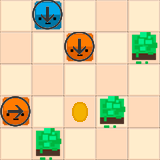

A 2D game scene composited from a Tiled map and its tileset images. What follows is a short description and the map's XML, with every tile layer's data as written:
An orthogonal 5x5 tile map with 32x32 px tiles, 4 tile layers (Floor, Scenery, Entities, IA), 4 tilesets and 1 object (LevelInfo).

<map version="1.0" orientation="orthogonal" renderorder="left-up" width="5" height="5" tilewidth="32" tileheight="32" nextobjectid="4">
 <tileset firstgid="1" name="Floor" tilewidth="32" tileheight="32" tilecount="64" columns="8">
  <image source="../../LevelEditor/Tilesets/Tileset_Floor.png" width="256" height="256" />
 </tileset>
 <tileset firstgid="65" name="Scenery" tilewidth="32" tileheight="32" tilecount="64" columns="8">
  <image source="../../LevelEditor/Tilesets/Tileset_Scenery.png" width="256" height="256" />
 </tileset>
 <tileset firstgid="129" name="Entities" tilewidth="32" tileheight="32" tilecount="64" columns="8">
  <image source="../../LevelEditor/Tilesets/Tileset_Entities.png" width="256" height="256" />
 </tileset>
 <tileset firstgid="193" name="IA" tilewidth="32" tileheight="32" tilecount="64" columns="8">
  <image source="../../LevelEditor/Tilesets/Tileset_IA.png" width="256" height="256" />
 </tileset>
 <layer name="Floor" width="5" height="5">
  <data>
   <tile gid="1" />
   <tile gid="2" />
   <tile gid="1" />
   <tile gid="2" />
   <tile gid="1" />
   <tile gid="2" />
   <tile gid="1" />
   <tile gid="2" />
   <tile gid="1" />
   <tile gid="2" />
   <tile gid="1" />
   <tile gid="2" />
   <tile gid="1" />
   <tile gid="2" />
   <tile gid="1" />
   <tile gid="2" />
   <tile gid="1" />
   <tile gid="2" />
   <tile gid="1" />
   <tile gid="2" />
   <tile gid="1" />
   <tile gid="2" />
   <tile gid="1" />
   <tile gid="2" />
   <tile gid="1" />
  </data>
 </layer>
 <layer name="Scenery" width="5" height="5">
  <data>
   <tile gid="0" />
   <tile gid="0" />
   <tile gid="0" />
   <tile gid="0" />
   <tile gid="0" />
   <tile gid="0" />
   <tile gid="0" />
   <tile gid="0" />
   <tile gid="0" />
   <tile gid="69" />
   <tile gid="0" />
   <tile gid="0" />
   <tile gid="0" />
   <tile gid="0" />
   <tile gid="0" />
   <tile gid="0" />
   <tile gid="0" />
   <tile gid="0" />
   <tile gid="69" />
   <tile gid="0" />
   <tile gid="0" />
   <tile gid="69" />
   <tile gid="0" />
   <tile gid="0" />
   <tile gid="0" />
  </data>
 </layer>
 <layer name="Entities" width="5" height="5">
  <data>
   <tile gid="0" />
   <tile gid="129" />
   <tile gid="0" />
   <tile gid="0" />
   <tile gid="0" />
   <tile gid="0" />
   <tile gid="0" />
   <tile gid="130" />
   <tile gid="0" />
   <tile gid="0" />
   <tile gid="0" />
   <tile gid="0" />
   <tile gid="0" />
   <tile gid="0" />
   <tile gid="0" />
   <tile gid="130" />
   <tile gid="0" />
   <tile gid="131" />
   <tile gid="0" />
   <tile gid="0" />
   <tile gid="0" />
   <tile gid="0" />
   <tile gid="0" />
   <tile gid="0" />
   <tile gid="0" />
  </data>
 </layer>
 <layer name="IA" width="5" height="5">
  <data>
   <tile gid="0" />
   <tile gid="196" />
   <tile gid="0" />
   <tile gid="0" />
   <tile gid="0" />
   <tile gid="0" />
   <tile gid="0" />
   <tile gid="196" />
   <tile gid="0" />
   <tile gid="0" />
   <tile gid="0" />
   <tile gid="0" />
   <tile gid="0" />
   <tile gid="0" />
   <tile gid="0" />
   <tile gid="193" />
   <tile gid="0" />
   <tile gid="0" />
   <tile gid="0" />
   <tile gid="0" />
   <tile gid="0" />
   <tile gid="0" />
   <tile gid="0" />
   <tile gid="0" />
   <tile gid="0" />
  </data>
 </layer>
 <objectgroup name="LevelInfo">
  <object id="1" name="LevelInfo" x="0" y="0" width="32" height="32">
   <properties>
    <property name="2Star" type="int" value="1" />
    <property name="3Star" type="int" value="2" />
    <property name="Energy" type="int" value="6" />
    <property name="ExcuseMe" type="bool" value="false" />
    <property name="Hello" type="bool" value="false" />
   </properties>
  </object>
 </objectgroup>
</map>
